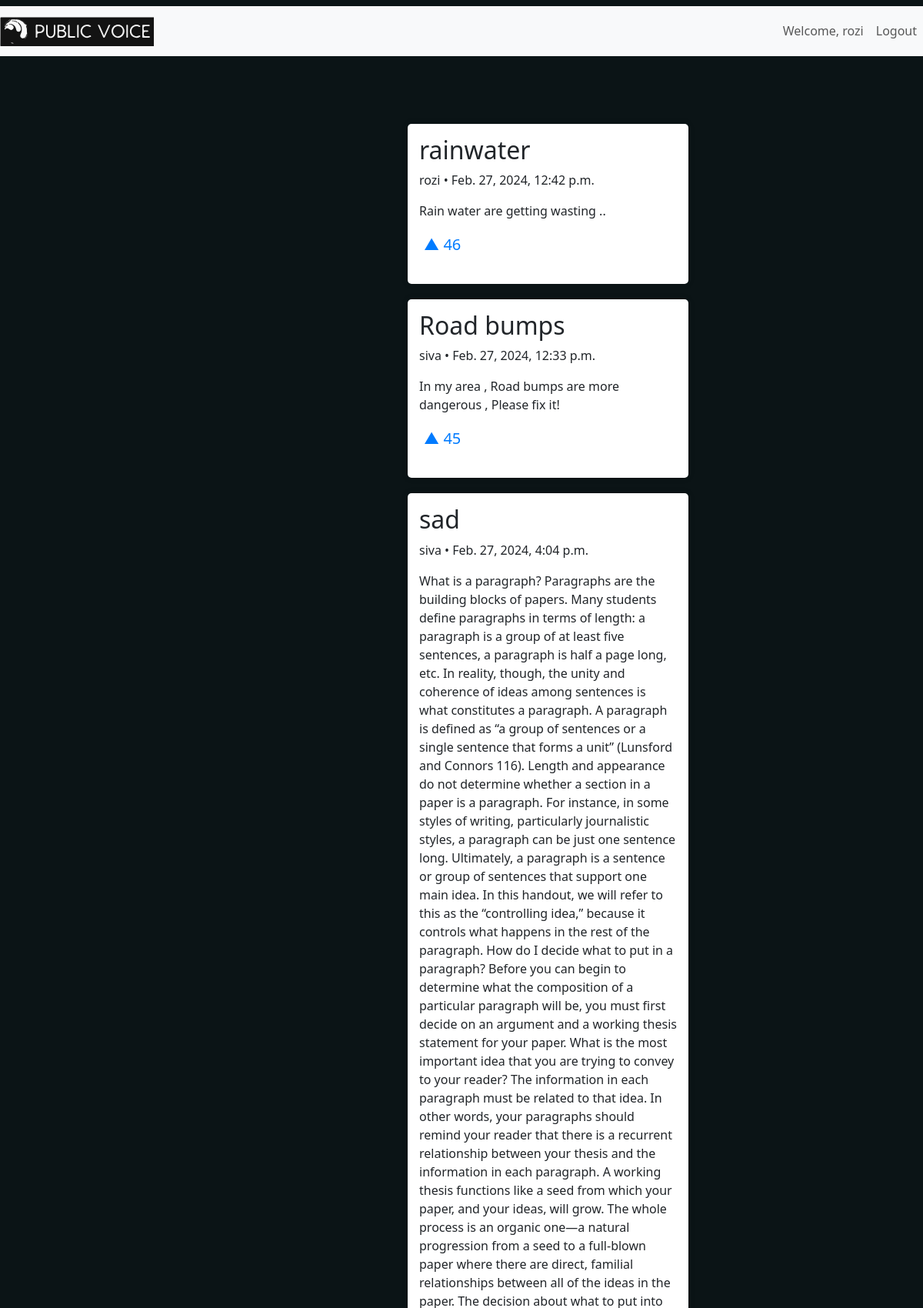
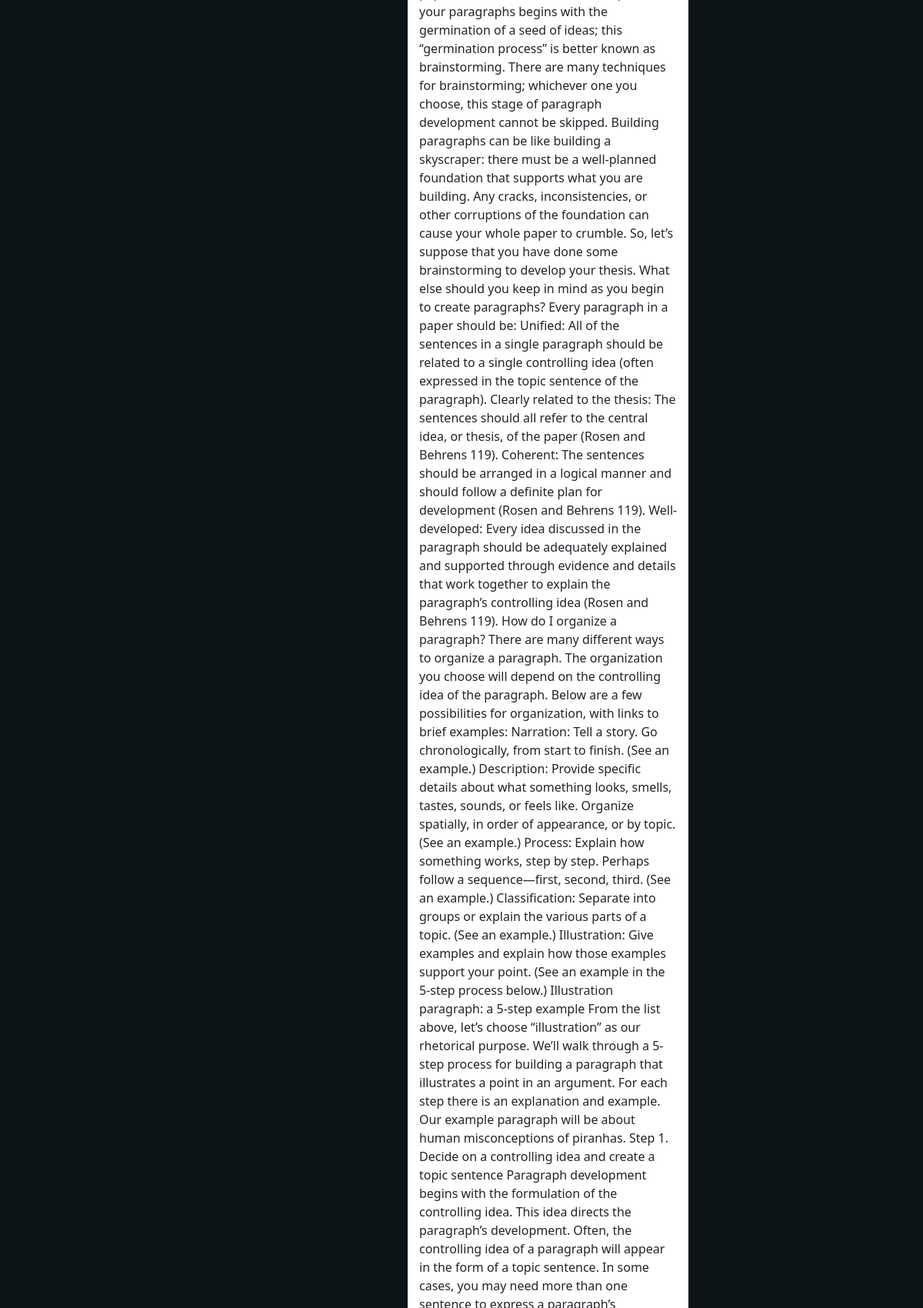
The page / (signed in, upper part) on the database its author committed (2 pictures, top to bottom).
### home/models.py (models this page shows, shortened)
class post(models.Model):
    user = models.ForeignKey(User, related_name="posts", on_delete=models.CASCADE)
    title = models.CharField(max_length=100)
    content = models.TextField(max_length=1000)
    date_posted = models.DateTimeField(auto_now_add=True)
    upvotes = models.IntegerField(default=0)

### home/views.py (the view)
# urls.py: path('',views.home,name="home"),
def home(request):
    if request.method=="POST":
        post_id=request.POST.get("post_id")
        selected_post = get_object_or_404(post, pk=post_id)
        selected_post.upvote()
    posts=post.objects.order_by('-upvotes')
    return render(request,"home.html",{'posts':posts})

### home/templates/home.html (shortened to what this page needs)
{% extends "layout.html" %}
{% block content %}
    <div class="home-container">
        <div class="row">
            <div class="col-md-8">
                <div class="feed-container">
                    <div class="feed">
                        {% for post in posts %}
                            <div class="post-box">
                                <div class="post">
                                    <h2>{{ post.title }}</h2>
                                    <p>{{ post.user.username }} • {{ post.date_posted }}</p>
                                    <p>{{ post.content }}</p>
                                    <form action="{% url 'home' %}" method="post">
                                        <button type="submit" name="upvote" class="upvote-btn">&#9650;  {{ post.upvotes }}</button>
                                    </form>
                                </div>
                            </div>
                        {% endfor %}
                    </div>
                </div>
            </div>
        </div>
    </div>
{% endblock %}

### home/templates/layout.html (shortened to what this page needs)
{% load static %}
<!DOCTYPE html>
<html lang="en">
<head>
    <link rel="stylesheet" href="https://cdn.jsdelivr.net/npm/bootstrap@5.3.3/dist/css/bootstrap.min.css">
    <link rel="stylesheet" href="{% static 'style.css' %}">
</head>
<body>
    <div class="navbar">
        <nav class="navbar navbar-expand-lg navbar-light bg-light container-fluid">
            <a class="navbar-brand" href="{% url 'home' %}">
                <img src="{% static 'src/logob.svg' %}" alt="Logo" class="d-inline-block align-text-top" style="width: 200px; height: fit-content;" >
            </a>
                    <ul class="navbar-nav ml-auto">
                        {%if user.is_authenticated%}
                            <li class="nav-item">
                                <a class="nav-link" href="#">Welcome, {{user.username}}</a>
                            </li>
                            <li class="nav-item">
                                <a class="nav-link" href="{% url 'logout' %}">Logout</a>
                            </li>
                        {%else%}
                            <li class="nav-item">
                                <a class="nav-link" href="{% url 'user' %}">Login</a>
                            </li>
                        {%endif%}
                    </ul>
                </div>
        {% block content %}
        {% endblock %}
</body>
</html>

### home/static/style.css (style rules this page uses)
:root { --color-secondary-background-hover: #223237; --color-secondary-background-selected: #33464C; }
body { background-color: #0B1416; overflow-x: hidden; }
.navbar-brand img { width: 30px; height: 24px; }
.home-container { margin-left: 400px; }
.feed-container { max-height: calc(100vh - 150px); overflow-y: auto; display: flex; justify-content: center; align-items: flex-start; padding: 20px; margin-top: 50px; margin-left: 100px; }
body { background-color: #0B1416; }
.feed-container { max-height: calc(100vh - 150px); overflow-y: auto; display: flex; justify-content: center; align-items: flex-start; padding: 20px; margin-top: 50px; }
.feed { padding: 10px; }
.post { margin-bottom: 20px; }
.post-box { background-color: #ffffff; padding: 15px; margin-bottom: 20px; border-radius: 5px; box-shadow: 0 0 10px rgba(0, 0, 0, 0.1); }
.upvote-btn { background: none; border: none; font-size: 20px; color: #007bff; cursor: pointer; outline: none; }

### rows shown on the page
post: title "rainwater", user.username "rozi", date_posted "Feb. 27, 2024, 12:42 p.m.", content "Rain water are getting wasting ..", upvotes "46"
post: title "Road bumps", user.username "siva", date_posted "Feb. 27, 2024, 12:33 p.m.", content "In my area , Road bumps are more dangerous , Please fix it!", upvotes "45"
post: title "sad", user.username "siva", date_posted "Feb. 27, 2024, 4:04 p.m."

### other values the page prints
{{ user.username }} "rozi"
